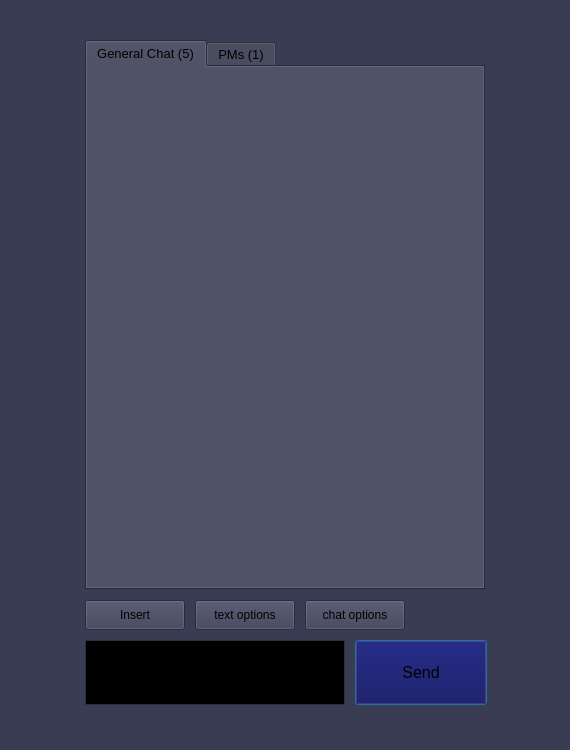
<?xml version="1.0" encoding="UTF-8"?>
<ui version="4.0">
 <class>cove_chat</class>
 <widget class="QDialog" name="cove_chat">
  <property name="geometry">
   <rect>
    <x>0</x>
    <y>0</y>
    <width>570</width>
    <height>750</height>
   </rect>
  </property>
  <property name="palette">
   <palette>
    <active>
     <colorrole role="WindowText">
      <brush brushstyle="SolidPattern">
       <color alpha="255">
        <red>255</red>
        <green>255</green>
        <blue>255</blue>
       </color>
      </brush>
     </colorrole>
     <colorrole role="Button">
      <brush brushstyle="SolidPattern">
       <color alpha="255">
        <red>58</red>
        <green>60</green>
        <blue>83</blue>
       </color>
      </brush>
     </colorrole>
     <colorrole role="Light">
      <brush brushstyle="SolidPattern">
       <color alpha="255">
        <red>87</red>
        <green>90</green>
        <blue>124</blue>
       </color>
      </brush>
     </colorrole>
     <colorrole role="Midlight">
      <brush brushstyle="SolidPattern">
       <color alpha="255">
        <red>72</red>
        <green>75</green>
        <blue>103</blue>
       </color>
      </brush>
     </colorrole>
     <colorrole role="Dark">
      <brush brushstyle="SolidPattern">
       <color alpha="255">
        <red>29</red>
        <green>30</green>
        <blue>41</blue>
       </color>
      </brush>
     </colorrole>
     <colorrole role="Mid">
      <brush brushstyle="SolidPattern">
       <color alpha="255">
        <red>38</red>
        <green>40</green>
        <blue>55</blue>
       </color>
      </brush>
     </colorrole>
     <colorrole role="Text">
      <brush brushstyle="SolidPattern">
       <color alpha="255">
        <red>255</red>
        <green>255</green>
        <blue>255</blue>
       </color>
      </brush>
     </colorrole>
     <colorrole role="BrightText">
      <brush brushstyle="SolidPattern">
       <color alpha="255">
        <red>255</red>
        <green>255</green>
        <blue>255</blue>
       </color>
      </brush>
     </colorrole>
     <colorrole role="ButtonText">
      <brush brushstyle="SolidPattern">
       <color alpha="255">
        <red>255</red>
        <green>255</green>
        <blue>255</blue>
       </color>
      </brush>
     </colorrole>
     <colorrole role="Base">
      <brush brushstyle="SolidPattern">
       <color alpha="255">
        <red>0</red>
        <green>0</green>
        <blue>0</blue>
       </color>
      </brush>
     </colorrole>
     <colorrole role="Window">
      <brush brushstyle="SolidPattern">
       <color alpha="255">
        <red>58</red>
        <green>60</green>
        <blue>83</blue>
       </color>
      </brush>
     </colorrole>
     <colorrole role="Shadow">
      <brush brushstyle="SolidPattern">
       <color alpha="255">
        <red>0</red>
        <green>0</green>
        <blue>0</blue>
       </color>
      </brush>
     </colorrole>
     <colorrole role="AlternateBase">
      <brush brushstyle="SolidPattern">
       <color alpha="255">
        <red>29</red>
        <green>30</green>
        <blue>41</blue>
       </color>
      </brush>
     </colorrole>
     <colorrole role="ToolTipBase">
      <brush brushstyle="SolidPattern">
       <color alpha="255">
        <red>255</red>
        <green>255</green>
        <blue>220</blue>
       </color>
      </brush>
     </colorrole>
     <colorrole role="ToolTipText">
      <brush brushstyle="SolidPattern">
       <color alpha="255">
        <red>0</red>
        <green>0</green>
        <blue>0</blue>
       </color>
      </brush>
     </colorrole>
    </active>
    <inactive>
     <colorrole role="WindowText">
      <brush brushstyle="SolidPattern">
       <color alpha="255">
        <red>255</red>
        <green>255</green>
        <blue>255</blue>
       </color>
      </brush>
     </colorrole>
     <colorrole role="Button">
      <brush brushstyle="SolidPattern">
       <color alpha="255">
        <red>58</red>
        <green>60</green>
        <blue>83</blue>
       </color>
      </brush>
     </colorrole>
     <colorrole role="Light">
      <brush brushstyle="SolidPattern">
       <color alpha="255">
        <red>87</red>
        <green>90</green>
        <blue>124</blue>
       </color>
      </brush>
     </colorrole>
     <colorrole role="Midlight">
      <brush brushstyle="SolidPattern">
       <color alpha="255">
        <red>72</red>
        <green>75</green>
        <blue>103</blue>
       </color>
      </brush>
     </colorrole>
     <colorrole role="Dark">
      <brush brushstyle="SolidPattern">
       <color alpha="255">
        <red>29</red>
        <green>30</green>
        <blue>41</blue>
       </color>
      </brush>
     </colorrole>
     <colorrole role="Mid">
      <brush brushstyle="SolidPattern">
       <color alpha="255">
        <red>38</red>
        <green>40</green>
        <blue>55</blue>
       </color>
      </brush>
     </colorrole>
     <colorrole role="Text">
      <brush brushstyle="SolidPattern">
       <color alpha="255">
        <red>255</red>
        <green>255</green>
        <blue>255</blue>
       </color>
      </brush>
     </colorrole>
     <colorrole role="BrightText">
      <brush brushstyle="SolidPattern">
       <color alpha="255">
        <red>255</red>
        <green>255</green>
        <blue>255</blue>
       </color>
      </brush>
     </colorrole>
     <colorrole role="ButtonText">
      <brush brushstyle="SolidPattern">
       <color alpha="255">
        <red>255</red>
        <green>255</green>
        <blue>255</blue>
       </color>
      </brush>
     </colorrole>
     <colorrole role="Base">
      <brush brushstyle="SolidPattern">
       <color alpha="255">
        <red>0</red>
        <green>0</green>
        <blue>0</blue>
       </color>
      </brush>
     </colorrole>
     <colorrole role="Window">
      <brush brushstyle="SolidPattern">
       <color alpha="255">
        <red>58</red>
        <green>60</green>
        <blue>83</blue>
       </color>
      </brush>
     </colorrole>
     <colorrole role="Shadow">
      <brush brushstyle="SolidPattern">
       <color alpha="255">
        <red>0</red>
        <green>0</green>
        <blue>0</blue>
       </color>
      </brush>
     </colorrole>
     <colorrole role="AlternateBase">
      <brush brushstyle="SolidPattern">
       <color alpha="255">
        <red>29</red>
        <green>30</green>
        <blue>41</blue>
       </color>
      </brush>
     </colorrole>
     <colorrole role="ToolTipBase">
      <brush brushstyle="SolidPattern">
       <color alpha="255">
        <red>255</red>
        <green>255</green>
        <blue>220</blue>
       </color>
      </brush>
     </colorrole>
     <colorrole role="ToolTipText">
      <brush brushstyle="SolidPattern">
       <color alpha="255">
        <red>0</red>
        <green>0</green>
        <blue>0</blue>
       </color>
      </brush>
     </colorrole>
    </inactive>
    <disabled>
     <colorrole role="WindowText">
      <brush brushstyle="SolidPattern">
       <color alpha="255">
        <red>29</red>
        <green>30</green>
        <blue>41</blue>
       </color>
      </brush>
     </colorrole>
     <colorrole role="Button">
      <brush brushstyle="SolidPattern">
       <color alpha="255">
        <red>58</red>
        <green>60</green>
        <blue>83</blue>
       </color>
      </brush>
     </colorrole>
     <colorrole role="Light">
      <brush brushstyle="SolidPattern">
       <color alpha="255">
        <red>87</red>
        <green>90</green>
        <blue>124</blue>
       </color>
      </brush>
     </colorrole>
     <colorrole role="Midlight">
      <brush brushstyle="SolidPattern">
       <color alpha="255">
        <red>72</red>
        <green>75</green>
        <blue>103</blue>
       </color>
      </brush>
     </colorrole>
     <colorrole role="Dark">
      <brush brushstyle="SolidPattern">
       <color alpha="255">
        <red>29</red>
        <green>30</green>
        <blue>41</blue>
       </color>
      </brush>
     </colorrole>
     <colorrole role="Mid">
      <brush brushstyle="SolidPattern">
       <color alpha="255">
        <red>38</red>
        <green>40</green>
        <blue>55</blue>
       </color>
      </brush>
     </colorrole>
     <colorrole role="Text">
      <brush brushstyle="SolidPattern">
       <color alpha="255">
        <red>29</red>
        <green>30</green>
        <blue>41</blue>
       </color>
      </brush>
     </colorrole>
     <colorrole role="BrightText">
      <brush brushstyle="SolidPattern">
       <color alpha="255">
        <red>255</red>
        <green>255</green>
        <blue>255</blue>
       </color>
      </brush>
     </colorrole>
     <colorrole role="ButtonText">
      <brush brushstyle="SolidPattern">
       <color alpha="255">
        <red>29</red>
        <green>30</green>
        <blue>41</blue>
       </color>
      </brush>
     </colorrole>
     <colorrole role="Base">
      <brush brushstyle="SolidPattern">
       <color alpha="255">
        <red>58</red>
        <green>60</green>
        <blue>83</blue>
       </color>
      </brush>
     </colorrole>
     <colorrole role="Window">
      <brush brushstyle="SolidPattern">
       <color alpha="255">
        <red>58</red>
        <green>60</green>
        <blue>83</blue>
       </color>
      </brush>
     </colorrole>
     <colorrole role="Shadow">
      <brush brushstyle="SolidPattern">
       <color alpha="255">
        <red>0</red>
        <green>0</green>
        <blue>0</blue>
       </color>
      </brush>
     </colorrole>
     <colorrole role="AlternateBase">
      <brush brushstyle="SolidPattern">
       <color alpha="255">
        <red>58</red>
        <green>60</green>
        <blue>83</blue>
       </color>
      </brush>
     </colorrole>
     <colorrole role="ToolTipBase">
      <brush brushstyle="SolidPattern">
       <color alpha="255">
        <red>255</red>
        <green>255</green>
        <blue>220</blue>
       </color>
      </brush>
     </colorrole>
     <colorrole role="ToolTipText">
      <brush brushstyle="SolidPattern">
       <color alpha="255">
        <red>0</red>
        <green>0</green>
        <blue>0</blue>
       </color>
      </brush>
     </colorrole>
    </disabled>
   </palette>
  </property>
  <property name="contextMenuPolicy">
   <enum>Qt::DefaultContextMenu</enum>
  </property>
  <property name="windowTitle">
   <string>Cove Client</string>
  </property>
  <widget class="QPushButton" name="pushButton_ChatOptions">
   <property name="geometry">
    <rect>
     <x>305</x>
     <y>600</y>
     <width>100</width>
     <height>30</height>
    </rect>
   </property>
   <property name="palette">
    <palette>
     <active>
      <colorrole role="WindowText">
       <brush brushstyle="SolidPattern">
        <color alpha="255">
         <red>0</red>
         <green>0</green>
         <blue>0</blue>
        </color>
       </brush>
      </colorrole>
      <colorrole role="ButtonText">
       <brush brushstyle="SolidPattern">
        <color alpha="255">
         <red>0</red>
         <green>0</green>
         <blue>0</blue>
        </color>
       </brush>
      </colorrole>
     </active>
     <inactive>
      <colorrole role="WindowText">
       <brush brushstyle="SolidPattern">
        <color alpha="255">
         <red>0</red>
         <green>0</green>
         <blue>0</blue>
        </color>
       </brush>
      </colorrole>
      <colorrole role="ButtonText">
       <brush brushstyle="SolidPattern">
        <color alpha="255">
         <red>0</red>
         <green>0</green>
         <blue>0</blue>
        </color>
       </brush>
      </colorrole>
     </inactive>
     <disabled>
      <colorrole role="WindowText">
       <brush brushstyle="SolidPattern">
        <color alpha="255">
         <red>29</red>
         <green>30</green>
         <blue>41</blue>
        </color>
       </brush>
      </colorrole>
      <colorrole role="ButtonText">
       <brush brushstyle="SolidPattern">
        <color alpha="255">
         <red>29</red>
         <green>30</green>
         <blue>41</blue>
        </color>
       </brush>
      </colorrole>
     </disabled>
    </palette>
   </property>
   <property name="font">
    <font>
     <family>Arial</family>
     <pointsize>9</pointsize>
    </font>
   </property>
   <property name="text">
    <string>chat options</string>
   </property>
   <property name="autoDefault">
    <bool>false</bool>
   </property>
  </widget>
  <widget class="QPushButton" name="pushButton_Send">
   <property name="geometry">
    <rect>
     <x>355</x>
     <y>640</y>
     <width>132</width>
     <height>65</height>
    </rect>
   </property>
   <property name="palette">
    <palette>
     <active>
      <colorrole role="Button">
       <brush brushstyle="SolidPattern">
        <color alpha="255">
         <red>6</red>
         <green>0</green>
         <blue>83</blue>
        </color>
       </brush>
      </colorrole>
      <colorrole role="ButtonText">
       <brush brushstyle="SolidPattern">
        <color alpha="255">
         <red>0</red>
         <green>0</green>
         <blue>0</blue>
        </color>
       </brush>
      </colorrole>
     </active>
     <inactive>
      <colorrole role="Button">
       <brush brushstyle="SolidPattern">
        <color alpha="255">
         <red>6</red>
         <green>0</green>
         <blue>83</blue>
        </color>
       </brush>
      </colorrole>
      <colorrole role="ButtonText">
       <brush brushstyle="SolidPattern">
        <color alpha="255">
         <red>0</red>
         <green>0</green>
         <blue>0</blue>
        </color>
       </brush>
      </colorrole>
     </inactive>
     <disabled>
      <colorrole role="Button">
       <brush brushstyle="SolidPattern">
        <color alpha="255">
         <red>6</red>
         <green>0</green>
         <blue>83</blue>
        </color>
       </brush>
      </colorrole>
      <colorrole role="ButtonText">
       <brush brushstyle="SolidPattern">
        <color alpha="255">
         <red>29</red>
         <green>30</green>
         <blue>41</blue>
        </color>
       </brush>
      </colorrole>
     </disabled>
    </palette>
   </property>
   <property name="font">
    <font>
     <family>Arial</family>
     <pointsize>12</pointsize>
    </font>
   </property>
   <property name="text">
    <string>Send</string>
   </property>
  </widget>
  <widget class="QPushButton" name="pushButton_TextOptions">
   <property name="geometry">
    <rect>
     <x>195</x>
     <y>600</y>
     <width>100</width>
     <height>30</height>
    </rect>
   </property>
   <property name="palette">
    <palette>
     <active>
      <colorrole role="ButtonText">
       <brush brushstyle="SolidPattern">
        <color alpha="255">
         <red>0</red>
         <green>0</green>
         <blue>0</blue>
        </color>
       </brush>
      </colorrole>
     </active>
     <inactive>
      <colorrole role="ButtonText">
       <brush brushstyle="SolidPattern">
        <color alpha="255">
         <red>0</red>
         <green>0</green>
         <blue>0</blue>
        </color>
       </brush>
      </colorrole>
     </inactive>
     <disabled>
      <colorrole role="ButtonText">
       <brush brushstyle="SolidPattern">
        <color alpha="255">
         <red>29</red>
         <green>30</green>
         <blue>41</blue>
        </color>
       </brush>
      </colorrole>
     </disabled>
    </palette>
   </property>
   <property name="font">
    <font>
     <family>Arial</family>
     <pointsize>9</pointsize>
    </font>
   </property>
   <property name="text">
    <string>text options</string>
   </property>
   <property name="autoDefault">
    <bool>false</bool>
   </property>
  </widget>
  <widget class="QTabWidget" name="tabWidget_ChatDisplay">
   <property name="geometry">
    <rect>
     <x>85</x>
     <y>40</y>
     <width>400</width>
     <height>550</height>
    </rect>
   </property>
   <property name="palette">
    <palette>
     <active>
      <colorrole role="WindowText">
       <brush brushstyle="SolidPattern">
        <color alpha="255">
         <red>0</red>
         <green>0</green>
         <blue>0</blue>
        </color>
       </brush>
      </colorrole>
      <colorrole role="Text">
       <brush brushstyle="SolidPattern">
        <color alpha="255">
         <red>0</red>
         <green>0</green>
         <blue>0</blue>
        </color>
       </brush>
      </colorrole>
      <colorrole role="BrightText">
       <brush brushstyle="SolidPattern">
        <color alpha="255">
         <red>0</red>
         <green>0</green>
         <blue>0</blue>
        </color>
       </brush>
      </colorrole>
      <colorrole role="ButtonText">
       <brush brushstyle="SolidPattern">
        <color alpha="255">
         <red>0</red>
         <green>0</green>
         <blue>0</blue>
        </color>
       </brush>
      </colorrole>
      <colorrole role="HighlightedText">
       <brush brushstyle="SolidPattern">
        <color alpha="255">
         <red>0</red>
         <green>0</green>
         <blue>0</blue>
        </color>
       </brush>
      </colorrole>
     </active>
     <inactive>
      <colorrole role="WindowText">
       <brush brushstyle="SolidPattern">
        <color alpha="255">
         <red>0</red>
         <green>0</green>
         <blue>0</blue>
        </color>
       </brush>
      </colorrole>
      <colorrole role="Text">
       <brush brushstyle="SolidPattern">
        <color alpha="255">
         <red>0</red>
         <green>0</green>
         <blue>0</blue>
        </color>
       </brush>
      </colorrole>
      <colorrole role="BrightText">
       <brush brushstyle="SolidPattern">
        <color alpha="255">
         <red>0</red>
         <green>0</green>
         <blue>0</blue>
        </color>
       </brush>
      </colorrole>
      <colorrole role="ButtonText">
       <brush brushstyle="SolidPattern">
        <color alpha="255">
         <red>0</red>
         <green>0</green>
         <blue>0</blue>
        </color>
       </brush>
      </colorrole>
      <colorrole role="HighlightedText">
       <brush brushstyle="SolidPattern">
        <color alpha="255">
         <red>0</red>
         <green>0</green>
         <blue>0</blue>
        </color>
       </brush>
      </colorrole>
     </inactive>
     <disabled>
      <colorrole role="WindowText">
       <brush brushstyle="SolidPattern">
        <color alpha="255">
         <red>29</red>
         <green>30</green>
         <blue>41</blue>
        </color>
       </brush>
      </colorrole>
      <colorrole role="Text">
       <brush brushstyle="SolidPattern">
        <color alpha="255">
         <red>29</red>
         <green>30</green>
         <blue>41</blue>
        </color>
       </brush>
      </colorrole>
      <colorrole role="BrightText">
       <brush brushstyle="SolidPattern">
        <color alpha="255">
         <red>0</red>
         <green>0</green>
         <blue>0</blue>
        </color>
       </brush>
      </colorrole>
      <colorrole role="ButtonText">
       <brush brushstyle="SolidPattern">
        <color alpha="255">
         <red>29</red>
         <green>30</green>
         <blue>41</blue>
        </color>
       </brush>
      </colorrole>
      <colorrole role="HighlightedText">
       <brush brushstyle="SolidPattern">
        <color alpha="255">
         <red>0</red>
         <green>0</green>
         <blue>0</blue>
        </color>
       </brush>
      </colorrole>
     </disabled>
    </palette>
   </property>
   <property name="font">
    <font>
     <family>Arial</family>
     <pointsize>10</pointsize>
    </font>
   </property>
   <property name="currentIndex">
    <number>0</number>
   </property>
   <property name="tabsClosable">
    <bool>false</bool>
   </property>
   <property name="movable">
    <bool>false</bool>
   </property>
   <widget class="QWidget" name="tab_1">
    <attribute name="title">
     <string>General Chat (5)</string>
    </attribute>
   </widget>
   <widget class="QWidget" name="tab_2">
    <attribute name="title">
     <string>PMs (1)</string>
    </attribute>
   </widget>
  </widget>
  <widget class="QPushButton" name="pushButton_Insert">
   <property name="geometry">
    <rect>
     <x>85</x>
     <y>600</y>
     <width>100</width>
     <height>30</height>
    </rect>
   </property>
   <property name="palette">
    <palette>
     <active>
      <colorrole role="WindowText">
       <brush brushstyle="SolidPattern">
        <color alpha="255">
         <red>0</red>
         <green>0</green>
         <blue>0</blue>
        </color>
       </brush>
      </colorrole>
      <colorrole role="ButtonText">
       <brush brushstyle="SolidPattern">
        <color alpha="255">
         <red>0</red>
         <green>0</green>
         <blue>0</blue>
        </color>
       </brush>
      </colorrole>
     </active>
     <inactive>
      <colorrole role="WindowText">
       <brush brushstyle="SolidPattern">
        <color alpha="255">
         <red>0</red>
         <green>0</green>
         <blue>0</blue>
        </color>
       </brush>
      </colorrole>
      <colorrole role="ButtonText">
       <brush brushstyle="SolidPattern">
        <color alpha="255">
         <red>0</red>
         <green>0</green>
         <blue>0</blue>
        </color>
       </brush>
      </colorrole>
     </inactive>
     <disabled>
      <colorrole role="WindowText">
       <brush brushstyle="SolidPattern">
        <color alpha="255">
         <red>29</red>
         <green>30</green>
         <blue>41</blue>
        </color>
       </brush>
      </colorrole>
      <colorrole role="ButtonText">
       <brush brushstyle="SolidPattern">
        <color alpha="255">
         <red>29</red>
         <green>30</green>
         <blue>41</blue>
        </color>
       </brush>
      </colorrole>
     </disabled>
    </palette>
   </property>
   <property name="font">
    <font>
     <family>Arial</family>
     <pointsize>9</pointsize>
    </font>
   </property>
   <property name="text">
    <string>Insert</string>
   </property>
   <property name="autoDefault">
    <bool>false</bool>
   </property>
  </widget>
  <widget class="QTextEdit" name="textEdit_ChatTypeField">
   <property name="geometry">
    <rect>
     <x>85</x>
     <y>640</y>
     <width>260</width>
     <height>65</height>
    </rect>
   </property>
   <property name="font">
    <font>
     <family>Arial</family>
     <pointsize>10</pointsize>
    </font>
   </property>
  </widget>
 </widget>
 <resources/>
 <connections/>
</ui>
